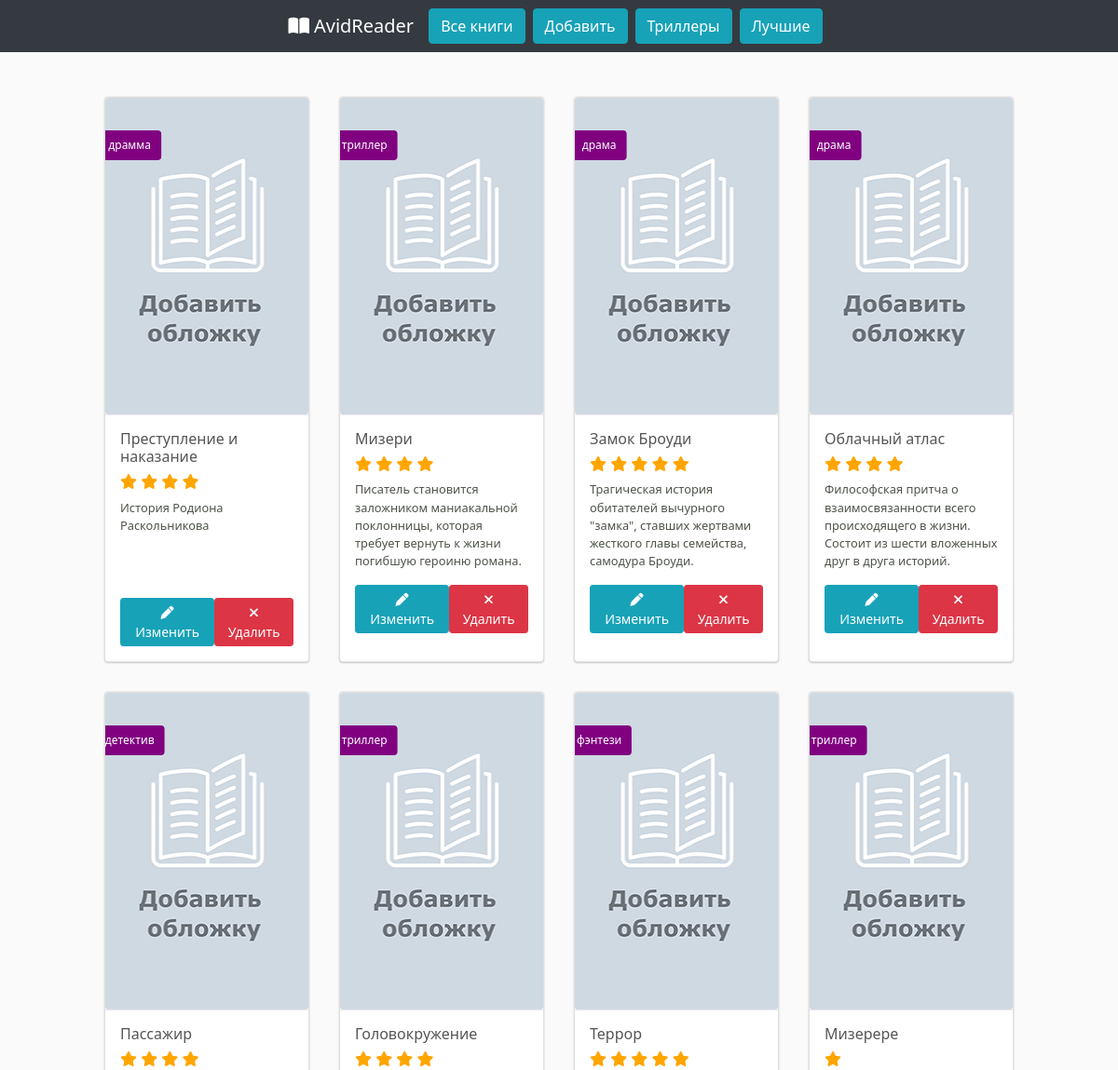
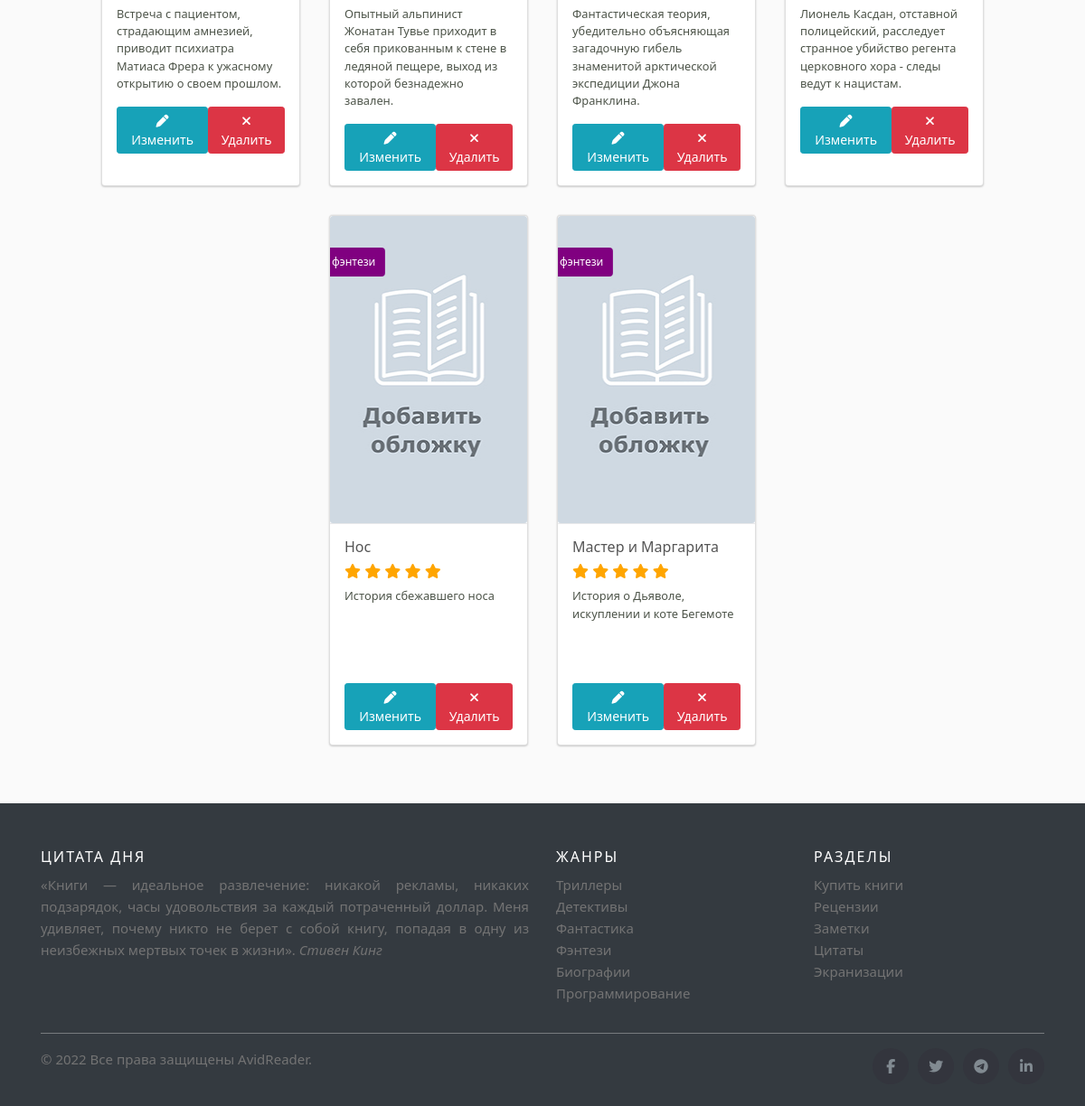
The page / on the database its author committed (2 pictures, top to bottom).
### app.py (models this page shows, shortened)
class Book(db.Model):
    id = db.Column(db.Integer, primary_key=True)
    title = db.Column(db.String(100), unique=True, nullable=False)
    author = db.Column(db.String(100), nullable=False)
    genre = db.Column(db.String(20), nullable=False)
    rating = db.Column(db.Integer)
    cover = db.Column(db.String(50), nullable=False, default='default.jpg')
    description = db.Column(db.Text)
    notes = db.Column(db.Text)
    created_at = db.Column(db.DateTime(timezone=True), default=datetime.utcnow)

### app.py (the view)
@app.route('/')
def index():
    books = Book.query.all()
    return render_template('index.html', books=books)

### templates/index.html (shortened to what this page needs)
{% extends 'base.html' %}
{% block content %}
    <div class="container mx-auto mt-4">
  <div class="row justify-content-center">
{% for book in books %}
<div class="card">
  <div class="card-img">
    <img class="card-img" src="{{ url_for('send_file', filename=book.cover) }}" alt="{{ book.cover }}" />
    <span><h4>{{ book.genre }}</h4></span>
  </div>
  <div class="card-content">
      <h2>{{ book.title }}</h2>
      <h2>{% set stars = book.rating | int %}
          {% for n in range(stars) %}
          <span class="fa fa-star checked" style="color:orange"></span>
          {% endfor %}
       </h2>
      <p>{{ book.description }}</p>
     <div class="btn-wrapper text-center d-flex justify-content-between">
      <button type="button" class="btn btn-info btn-sm">
       <a href="#" style="color:white"><i class="fas fa-pen"></i> Изменить</a>
      </button>
       <form action="#" method="POST">
         <button class='btn btn-danger btn-sm' type="submit" value="Удалить" onclick="return confirm('Удалить книгу?')"><i class="fa fa-times"></i> Удалить</button>
       </form>
     </div>
  </div>
</div>
{% endfor %}
  </div>
   </div>
{% endblock %}

### templates/base.html (shortened to what this page needs)
<!DOCTYPE html>
<html lang="en">
<head>
  <link rel="stylesheet" href="https://cdn.jsdelivr.net/npm/bootstrap@4.6.1/dist/css/bootstrap.min.css">
  <link href="{{ url_for('static', filename='css/style.css') }}" rel="stylesheet">
</head>
<body>
 <nav class="navbar navbar-expand-sm bg-dark navbar-dark justify-content-center fixed-top">
  <a class="navbar-brand" href="{{ url_for('index') }}"><i class="fa fa-book-open" style="padding-right:5px"></i>AvidReader</a>
  <a class="btn btn-info  mr-2" href="{{ url_for('index') }}" role="button">Все книги</a>
  <a class="btn btn-info mr-2" href="#" role="button">Добавить</a>
  <a class="btn btn-info mr-2" href="#" role="button">Триллеры</a>
  <a class="btn btn-info mr-2" href="#" role="button">Лучшие</a>
 </nav>
<div class="container mx-auto mt-5 mb-5">
  <div class="row justify-content-center">
    {% block content %} {% endblock %}
    </div>
  </div>
    <footer class="site-footer">
      <div class="container">
        <div class="row">
          <div class="col-sm-12 col-md-6">
            <h6>Цитата дня</h6>
            <p class="text-justify">«Книги — идеальное развлечение: никакой рекламы, никаких подзарядок, часы удовольствия за каждый потраченный доллар. Меня удивляет, почему никто не берет с собой книгу, попадая в одну из неизбежных мертвых точек в жизни». <i>Стивен Кинг</i></p>
          </div>
          <div class="col-xs-6 col-md-3">
            <h6>Жанры</h6>
            <ul class="footer-links">
              <li><a href="">Триллеры</a></li>
              <li><a href="">Детективы</a></li>
              <li><a href="">Фантастика</a></li>
              <li><a href="">Фэнтези</a></li>
              <li><a href="">Биографии</a></li>
              <li><a href="">Программирование</a></li>
            </ul>
          </div>
          <div class="col-xs-6 col-md-3">
            <h6>Разделы</h6>
            <ul class="footer-links">
              <li><a href="">Купить книги</a></li>
              <li><a href="">Рецензии</a></li>
              <li><a href="">Заметки</a></li>
              <li><a href="">Цитаты</a></li>
              <li><a href="">Экранизации</a></li>
            </ul>
          </div>
        </div>
        <hr>
      </div>
      <div class="container">
        <div class="row">
          <div class="col-md-8 col-sm-6 col-xs-12">
            <p class="copyright-text">&copy; 2022 Все права защищены
         <a href="#">AvidReader</a>.
            </p>
          </div>
          <div class="col-md-4 col-sm-6 col-xs-12">
            <ul class="social-icons">
              <li><a class="facebook" href="#"><i class="fa fa-facebook"></i></a></li>
              <li><a class="twitter" href="#"><i class="fa fa-twitter"></i></a></li>
              <li><a class="dribbble" href="#"><i class="fa fa-telegram"></i></a></li>
              <li><a class="linkedin" href="#"><i class="fa fa-linkedin"></i></a></li>
            </ul>
          </div>
        </div>
      </div>
</footer>
</body>
</html>

### static/css/style.css (style rules this page uses)
:root { --bs-font-sans-serif: system-ui, -apple-system, "Segoe UI", Roboto, "Helvetica Neue", Arial, "Noto Sans", "Liberation Sans", sans-serif, "Apple Color Emoji", "Segoe UI Emoji", "Segoe UI Symbol", "Noto Color Emoji"; --bs-font-monospace: SFMono-Regular, Menlo, Monaco, Consolas, "Liberation Mono", "Courier New", monospace; }
* { box-sizing: border-box; }
html, body { width: 100%; height: 100%; }
body { padding: 1rem 0; background: #fafafa; color:#555; font-family:var(--bs-font-sans-serif); font-size:0.875rem; font-weight:400; }
h2, .h2 { font-size:calc(1.325rem + .9vw) }
@media (min-width: 1200px) { h2, .h2 { font-size:2rem; color: #555; } }
h4, .h4 { font-size:calc(1.275rem + .3vw) }
@media (min-width: 1200px) { h4, .h4 { font-size:1.5rem } }
h6, .h6 { font-size:1rem }
a { color:#4f4f4f }
.card { width: 220px; display: inline-block; margin: 1rem; border-radius: 4px; box-shadow: 0 -1px 1px 0 rgba(0, 0, 0, 0.05), 0 1px 2px 0 rgba(0, 0, 0, 0.2); transition: all 0.2s ease; background: #fff; position: relative; overflow: hidden; }
.card-img { position: relative; height: 340px; width: 100%; background-color: #fff; transition: opacity 0.2s ease; background-position: center center; background-repeat: no-repeat; background-size: cover; }
.card-content { width: 100%; min-height: 150px; background-color: #fff; border-top: 1px solid #E9E9EB; border-bottom-right-radius: 4px; border-bottom-left-radius: 4px; padding: 1rem 1rem; transition: all 0.2s ease; }
.card-content a { text-decoration: none; color: #202927; }
.card-content h2, .card-content a h2 { font-size: 1rem; font-weight: 500; }
.card-content p, .card-content a p { font-size: 0.8rem; font-weight: 400; overflow: hidden; text-overflow: ellipsis; min-height: 90px; color: rgba(32, 41, 28, 0.8); }
.card-img span { position: absolute; top: 15%; left: 12%; background: purple; padding: 6px; color: #fff; font-size: 12px; border-radius: 4px; -webkit-border-radius: 4px; -moz-border-radius: 4px; -ms-border-radius: 4px; -o-border-radius: 4px; transform: translate(-50%,-50%); }
.card-img span h4 { font-size: 12px; margin:0; padding:10px 5px; line-height: 0; }
.site-footer { background-color:#343a40!important; padding:45px 0 20px; font-size:15px; line-height:24px; color:#737373; }
.site-footer hr { border-top-color:#bbb; opacity:0.5 }
.site-footer h6 { color:#fff; font-size:16px; text-transform:uppercase; margin-top:5px; letter-spacing:2px }
.site-footer a { color:#737373; }
.footer-links { padding-left:0; list-style:none }
.footer-links li { display:block }
.footer-links a { color:#737373 }
.site-footer .social-icons { text-align:right }
.site-footer .social-icons a { width:40px; height:40px; line-height:40px; margin-left:6px; margin-right:0; border-radius:100%; background-color:#33353d }
.copyright-text { margin:0 }
.social-icons { padding-left:0; margin-bottom:0; list-style:none }
.social-icons li { display:inline-block; margin-bottom:4px }
.social-icons a { background-color:#eceeef; color:#818a91; font-size:16px; display:inline-block; line-height:44px; width:44px; height:44px; text-align:center; margin-right:8px; border-radius:100%; -webkit-transition:all .2s linear; -o-transition:all .2s linear; transition:all .2s linear }

### rows shown on the page
Book: cover (placeholder picture), genre "драмма", title "Преступление и наказание", description "История Родиона Раскольникова"
Book: cover (placeholder picture), genre "триллер", title "Мизери", description "Писатель становится заложником маниакальной поклонницы, которая требует вернуть к жизни погибшую героиню романа."
Book: cover (placeholder picture), genre "драма", title "Замок Броуди", description "Трагическая история обитателей вычурного \"замка\", ставших жертвами жесткого главы семейства, самодура Броуди."
Book: cover (placeholder picture), genre "драма", title "Облачный атлас", description "Философская притча о взаимосвязанности всего происходящего в жизни. Состоит из шести вложенных друг в друга историй."
Book: cover (placeholder picture), genre "детектив", title "Пассажир", description "Встреча с пациентом, страдающим амнезией, приводит психиатра Матиаса Фрера к ужасному открытию о своем прошлом."
Book: cover (placeholder picture), genre "триллер", title "Головокружение", description "Опытный альпинист Жонатан Тувье приходит в себя прикованным к стене в ледяной пещере, выход из которой безнадежно завален."
Book: cover (placeholder picture), genre "фэнтези", title "Террор", description "Фантастическая теория, убедительно объясняющая загадочную гибель знаменитой арктической экспедиции Джона Франклина."
Book: cover (placeholder picture), genre "триллер", title "Мизерере", description "Лионель Касдан, отставной полицейский, расследует странное убийство регента церковного хора - следы ведут к нацистам."
Book: cover (placeholder picture), genre "фэнтези", title "Нос", description "История сбежавшего носа"
Book: cover (placeholder picture), genre "фэнтези", title "Мастер и Маргарита", description "История о Дьяволе, искуплении и коте Бегемоте"
